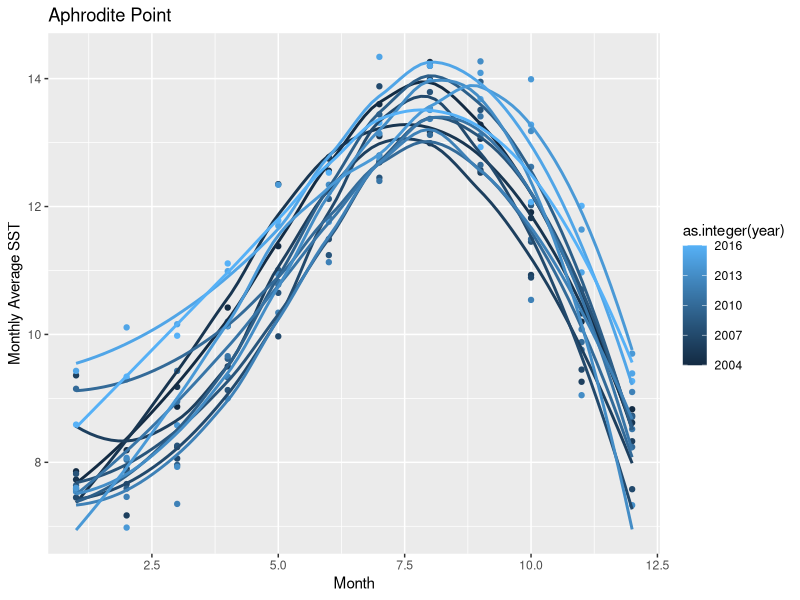
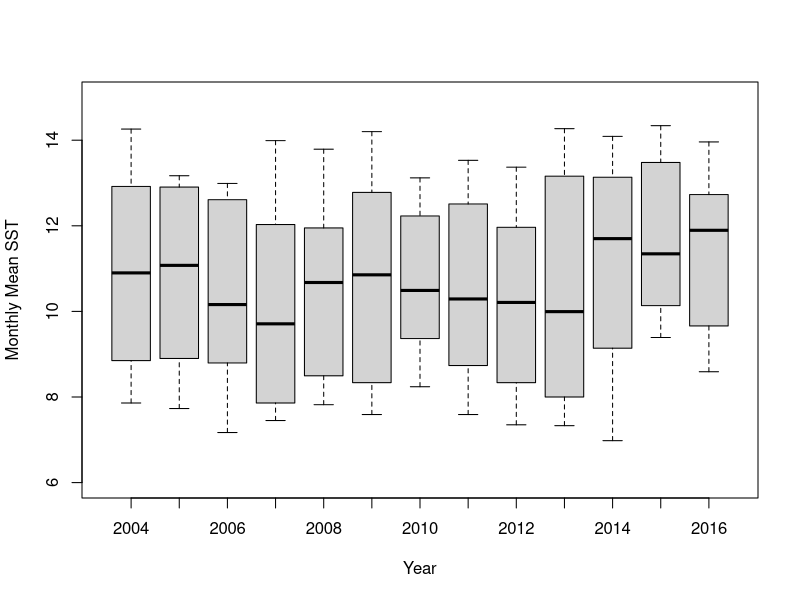
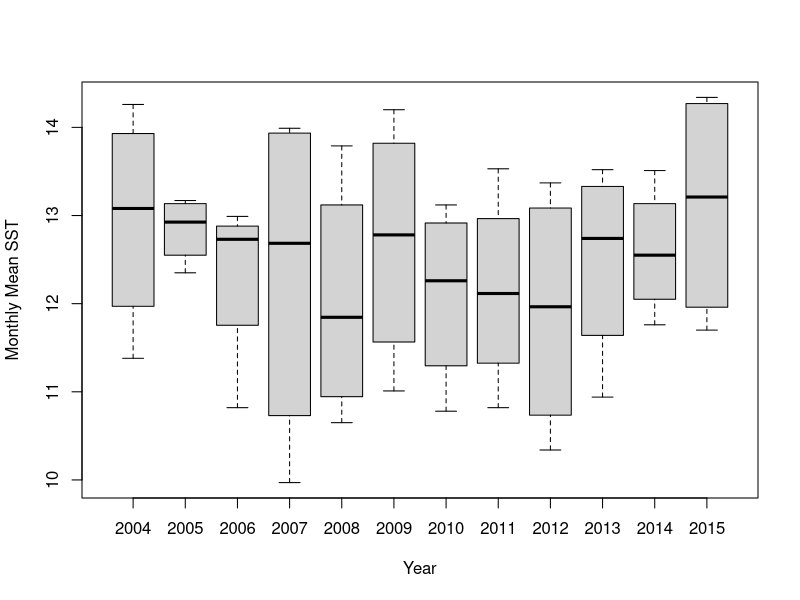
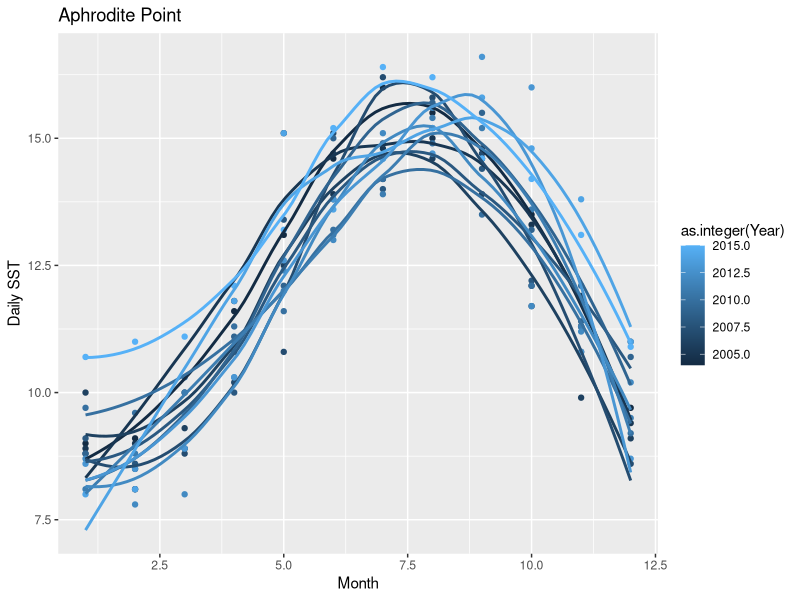
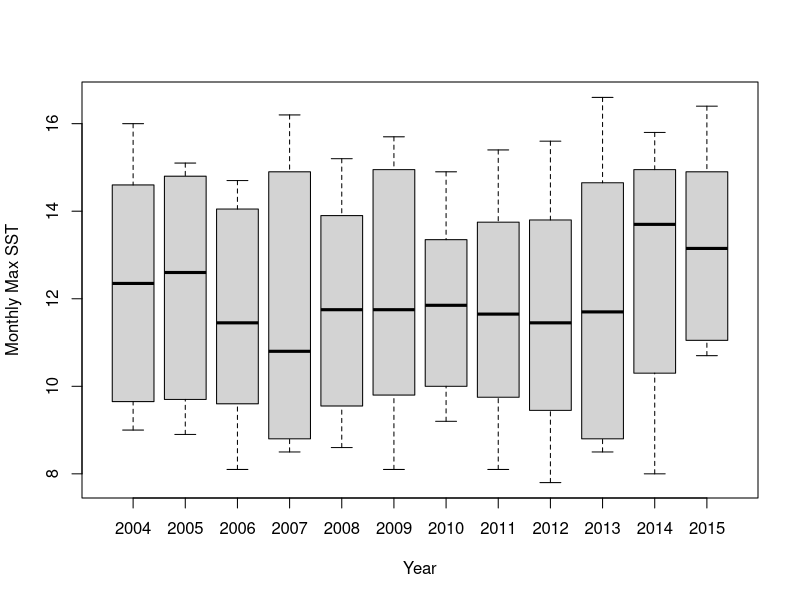
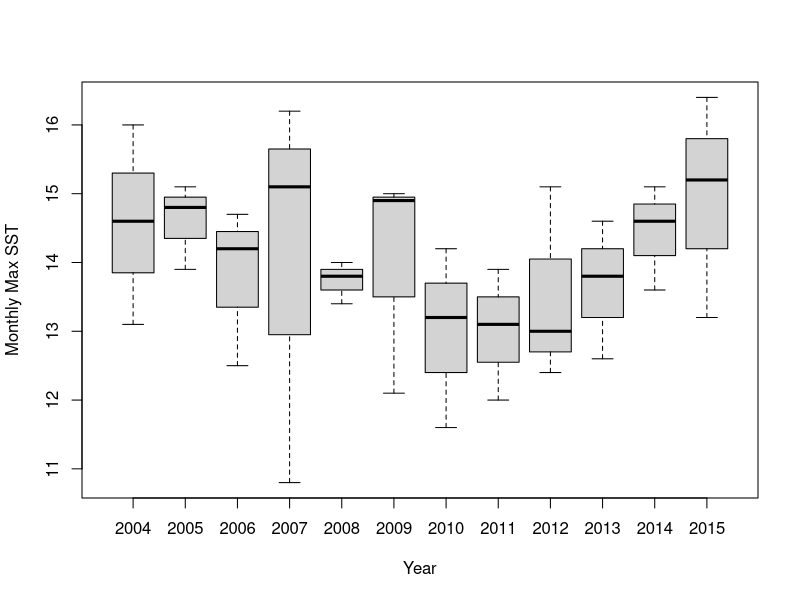
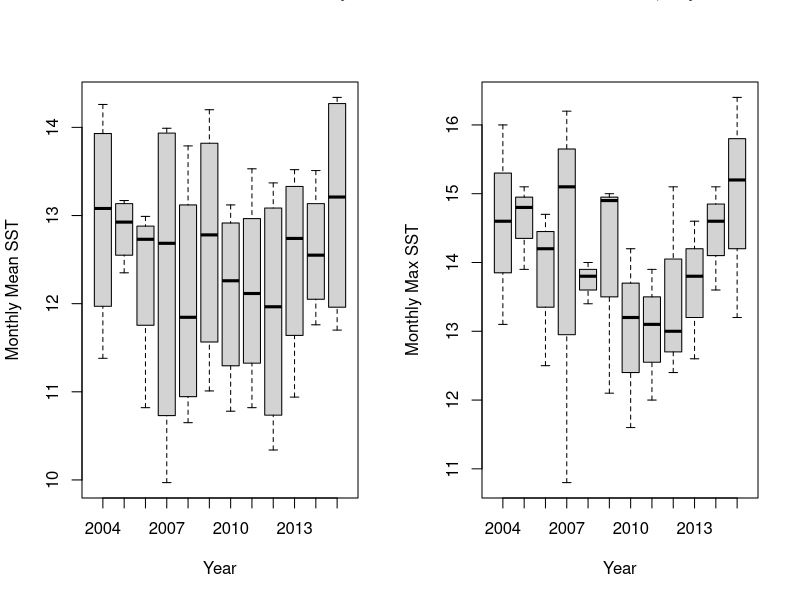
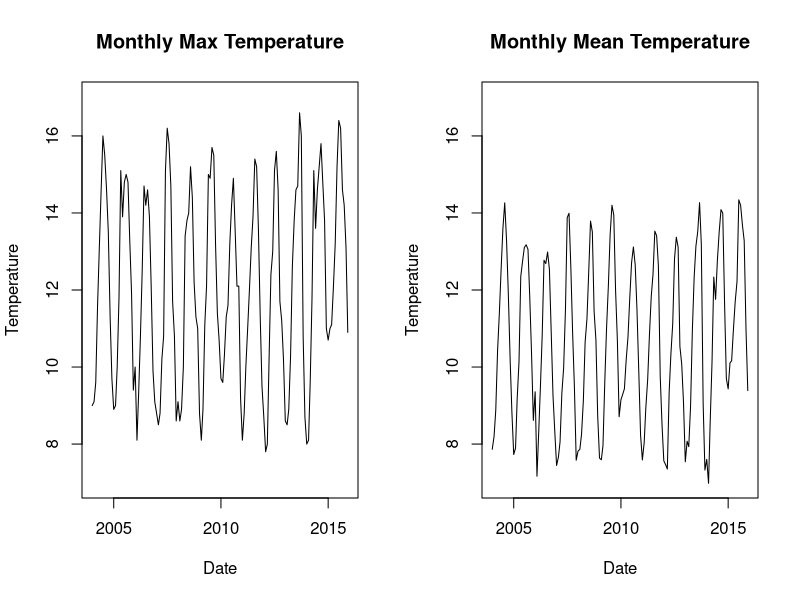

The R source for these figures, in order: (Note: this script raises an error after producing the figures.)
## ---- chunk 1
knitr::opts_knit$set(root.dir = "/Users/saraschaal/Documents/Northeastern/LotterhosLab/Research/Field Work/2015/TPC_Experiment/Analysis")
## ---- chunk 2
# Load Libraries
  library(ggplot2)
  library(scales)
  library(dplyr)


# Read in data and Manipulate Data
  aphmonthSST <- read.csv(  "./data/2004_2011MonthSSTAphroditePoint.csv")
  aphmonthSST.long <- reshape(aphmonthSST, varying = list(2:13), idvar = "year", direction = "long")
  colnames(aphmonthSST.long) <- c("year", "month", "SST")

# Plot Monthly Averages
  aphmonthSSTplot <- ggplot(data=aphmonthSST.long, 
                           aes(x=month, y=SST, 
                              group=as.factor(year), 
                              color = as.integer(year)))  +
                   geom_point() + 
                   geom_smooth(method = "loess", se = FALSE) 
  aphmonthSSTplot + labs(y = "Monthly Average SST", x = "Month") + ggtitle("Aphrodite Point") 

# box plot of Monthly Average SST at Aphrodite Point
  boxplot(SST~year, data = aphmonthSST.long, ylim = c(6,15), 
          ylab = "Monthly Mean SST", xlab = "Year")
  
## Extract recruitment months and years that we have data for
  recruitmonths <- aphmonthSST.long[aphmonthSST.long$month == 5 | 
                                    aphmonthSST.long$month == 6 | 
                                    aphmonthSST.long$month == 7 | 
                                    aphmonthSST.long$month == 8, ]
  recruitmonths <- subset(recruitmonths, subset = recruitmonths$year > 2003 & recruitmonths$year < 2016)
# boxplot recruitment months
  boxplot(SST~year, data = recruitmonths, 
          ylab = "Monthly Mean SST", xlab = "Year")
  
  
## ---- chunk 3
# Input data
  aphdailySST <- read.csv("./data/AmphitriteDailySalTemp.csv")

# Manipulate Data
  aphdaily2004 <- subset(aphdailySST, subset = aphdailySST$Year > 2003 & aphdailySST$Year < 2016)
  aphdaily2004 <- aphdaily2004[aphdaily2004$Temperature < 99.9,]
  aphdaily2004$MonthDay <- paste(aphdaily2004$Month, aphdaily2004$Day)
  aphdaily2004$YMD <- paste(aphdaily2004$Year, aphdaily2004$Month, aphdaily2004$Day)
  aphdaily2004$Date <- as.Date(aphdaily2004$YMD, "%Y %m %d")

# Set standard error function
  SE <- function(x){
    sd(x)/sqrt(length(x))
  }
  
# Get monthly max temperature
  month.max <- aggregate(Temperature ~ Year + Month, data = aphdaily2004, FUN = max)
  month.max$YearMonth <- paste(month.max$Year, month.max$Month, "01", sep = "-")
  month.max$Date <- as.Date(month.max$YearMonth, "%Y-%m-%d")
  month.max <- month.max[order(month.max$Date),]

# Get monthly mean with CIs  
  month.mean <- aggregate(Temperature ~ Year + Month, data = aphdaily2004, FUN = mean)
  month.mean$YearMonth <- paste(month.mean$Year, month.mean$Month, "01", sep = "-")
  month.mean$Date <- as.Date(month.mean$YearMonth, "%Y-%m-%d")
  month.mean <- month.mean[order(month.mean$Date),]
  
  month.mean$SE <- aggregate(Temperature ~ Year + Month, data = aphdaily2004, FUN = SE)
  month.mean$upr <- month.mean$SE + month.mean$Temperature
  month.mean$low <- month.mean$Temperature - month.mean$SE
  
# Plot Monthly Max
  aphdailySSTplot <- ggplot(data=month.max, 
                         aes(x=Month, y=Temperature, 
                            group=as.factor(Year), 
                            color = as.integer(Year)))  +
                 geom_point() + 
                 geom_smooth(method = "loess", se = FALSE) 
                 
aphdailySSTplot + labs(y = "Daily SST", x = "Month") + ggtitle("Aphrodite Point") 


dev.off()
# boxplot
boxplot(Temperature~Year, data = month.max, 
        ylab = "Monthly Max SST", xlab = "Year")


recruitmonths.daily <- month.max[month.max$Month == 5 |
                           month.max$Month == 6 | 
                           month.max$Month == 7 ,]
boxplot(Temperature~Year, data = recruitmonths.daily, 
        ylab = "Monthly Max SST", xlab = "Year")

## ---- chunk 4
par(mfrow = c(1,2))

boxplot(SST~year, data = recruitmonths, 
          ylab = "Monthly Mean SST", xlab = "Year")

boxplot(Temperature~Year, data = recruitmonths.daily, 
        ylab = "Monthly Max SST", xlab = "Year")
mtext("Aphrodite Point Mean and Max Monthly SST/n for Recruitment Months (May, June & July)", side = 3, outer = TRUE, cex = 1.3)

par(mfrow = c(1,2))
plot(Temperature~Date, data = month.max, ylim = c(7, 17), type = "l", main = "Monthly Max Temperature")
plot(Temperature~Date, data = month.mean, type = "l", ylim = c(7,17), main = "Monthly Mean Temperature")

## ---- chunk 5
## Import data
  tempSampSitesOrg <- read.csv("./data/TempData_site_Species.csv")

## Subsetting 
  # for columns of interest
  tempSampSitesOrg <- subset(tempSampSitesOrg, select = c(ActualDate, Site, Temperature))
  # Subset for only those values over 0 (zeros added when temperatures weren't taken)
  tempSampSitesNoZeros <- tempSampSitesOrg[tempSampSitesOrg$Temperature > 0,]
  # Remove rows with any NAs
  tempSampSites <- na.omit(tempSampSitesNoZeros)
   
## Data manipulation 
  # Convert date column to date format and extract year for new column
  tempSampSites$Date <- as.Date(tempSampSites$ActualDate, "%m/%d/%Y")
  tempSampSites$Year <- substring(as.character(tempSampSites$Date),1,4)
  tempSampSites$Month <- as.numeric(substring(as.character(tempSampSites$Date),6,7))
  
  # Convert number months to names
  tempSampSites$MonthName <- NA
  for(i in 1:nrow(tempSampSites)){
    if(tempSampSites$Month[i] == 6){
      tempSampSites$MonthName[i] <- "June"
    } else if(tempSampSites$Month[i] == 7){
      tempSampSites$MonthName[i] <- "July"
    } else if(tempSampSites$Month[i] == 8){
      tempSampSites$MonthName[i] <- "August"
    } else if(tempSampSites$Month[i] == 5){
      tempSampSites$MonthName[i] <- "May"
    } else {
      tempSampSites$MonthName[i] <- NA
    }
  }
  
  # Convert data into the same scale some years Fahrenheit was taken others Celcius
  for(i in 1:nrow(tempSampSites)){
    if(tempSampSites$Temperature[i] > 40){
      tempSampSites$Temperature[i] <- (tempSampSites$Temperature[i]-32)*(5/9)
    } else {
      tempSampSites$Temperature[i] <- tempSampSites$Temperature[i]
    }
  } 
  
  # Subset the data for only sites I sampled
  tempSampSixSites <- tempSampSites[tempSampSites$Site == "Bluestone" |
                                         tempSampSites$Site == "Blowhole" |
                                         tempSampSites$Site == "Execution" |
                                         tempSampSites$Site == "Nudibranch" |
                                         tempSampSites$Site == "Prasiola" |
                                         tempSampSites$Site == "Whittlestone", ]
# Set standard error function
  SE <- function(x){
    sd(x)/sqrt(length(x))
  }
  
  meanTempKaties <- aggregate(Temperature~Month+Year, data = tempSampSixSites, FUN = mean)
  confidMeanTempKaties <- aggregate(Temperature~Month+Year, data = tempSampSixSites, FUN = SE)
  meanTempKaties$upp <- meanTempKaties$Temperature + 1.96*confidMeanTempKaties$Temperature
  meanTempKaties$lowr <- meanTempKaties$Temperature - 1.96*confidMeanTempKaties$Temperature
  maxTempKaties <- aggregate(Temperature~Date, data = tempSampSixSites, FUN = max)
 
## Plotting

  par(mfrow = c(2,2))
  par(oma = c(4, 4, 2, 1))
  par(mar = c(2, 2, 1, 1))
  tempSampSixSites$Year <- as.factor(tempSampSixSites$Year)
  boxplot(Temperature~Year, data = tempSampSixSites[tempSampSixSites$Month == 5,], 
          ylim = c(10, 21))
  text(1, 20, label = "May", cex = 1.5)
  boxplot(Temperature~Year, data = tempSampSixSites[tempSampSixSites$Month == 6,], 
          ylim = c(10, 21))
  text(1.1, 20, label = "June", cex = 1.5)
  boxplot(Temperature~Year, data = tempSampSixSites[tempSampSixSites$Month == 7,], 
          ylim = c(10, 21))
  text(1.1, 20, label = "July", cex = 1.5)
  boxplot(Temperature~Year, data = tempSampSixSites[tempSampSixSites$Month == 8,],
          ylim = c(10, 21))
  text(1.4, 20, label = "August", cex = 1.5)
  mtext("Year", side = 1, outer = TRUE, cex = 1.2, line = 2.2)
  mtext("Temperature", side = 2, outer = TRUE, cex = 1.2, line = 2.2)
  
  
  mtext("Data from 6 Sampling Sites", side = 3, outer = TRUE, cex = 1.4)
  
# Mean of recruitment months
  boxplot(Temperature~Year, data = tempSampSixSites, ylim = c(10,21))
  zeros.data <- data.frame(ActualDate = c(2004, 2005, 2011, 2012, 2013), Site = "Blowhole", 
             Temperature = NA, Date = c(2004-06-08, 2005-06-08, 2011-06-08, 2012-06-08, 2013-06-08),
             Year = c(2004, 2005, 2011, 2012, 2013), Month = 6, MonthName = "June", stringsAsFactors = FALSE)
  tempSampSixSites$ActualDate <- as.character(tempSampSixSites$ActualDate)
  tempSampSixSites$Date <- as.character(tempSampSixSites$Date)
  tempSampSixSites$Year <- as.numeric(as.character(tempSampSixSites$Year))
  tempSampSixSitesAll <- rbind(tempSampSixSites, zeros.data)
  tempSampSixSitesAll$Year <- as.factor(tempSampSixSitesAll$Year)
  
  boxplot(Temperature~Year, data = tempSampSixSitesAll)
  temp.model <- lm(Temperature~Year, data = tempSampSixSitesAll)
  summary(aov(temp.model))
  Anova(temp.model, type = 2)
  plot(temp.model)
  shapiro.test(temp.model$residuals) #0.3
## ---- chunk 6

#########################################
#### Two Panel AphPoint & Samp Sites ####
#########################################
par(mfrow = c(1,2))
boxplot(SST~year, data = recruitmonths, 
          ylab = expression(paste('Mean SST (',degree,'C)',sep='')), xlab = "Year", col = "cornflowerblue",
        ylim = c(10,20))
boxplot(Temperature~Year, data = tempSampSixSitesAll, col = "aquamarine",
        ylab = "", ylim = c(10, 20))

dev.off()
#####################
#### Single Plot ####
#####################
sites.df <- tempSampSixSitesAll[,c(3,5,6)]
aph.df <- recruitmonths[,c(1:3)]
sites.df$location <- "SampSites"
aph.df$location <- "Aphrodite Point"
colnames(sites.df) <- c("SST", "year", "month", "location")
df.locs <- rbind(sites.df, aph.df)
df.locs <- na.omit(df.locs, cols = year)
par(mfrow = c(1,1))
boxplot(SST~location+year, data = df.locs, at = c(1:2, 4:5, 7:8, 10:11, 13:14, 16:17, 19:20, 22:23, 25:26, 28:29, 31:32, 34:35), col = c("cornflowerblue", "aquamarine" ), names = c("      2004", "", "     2005", "", "      2006", "", "      2007", "", "      2008", "", "      2009", "", "      2010", "", "       2011", "", "      2012", "", "      2013", "", "      2014", "", "      2015", ""), ylab = expression(paste('Sea Surface Temperature (',degree,'C)',sep='')), xlab = "Year", las = 2)
legend("topleft", legend = c("Aphrodite Point", "Six Sampling Locations"), fill = c("cornflowerblue", "aquamarine"), cex = 0.8)


## ---- chunk 7
library(car)
modfieldTemp <- lm(SST~location, data = df.locs)
summary(aov(modfieldTemp))
summary(modfieldTemp)
Anova(modfieldTemp, type = 2)
shapiro.test(modfieldTemp$residuals) # normal

## overall quantiles, min & max of sampling locations
quantile(df.locs[df.locs$location == "SampSites", 1])
min(df.locs[df.locs$location == "SampSites",1])
max(df.locs[df.locs$location == "SampSites",1])

## quantiles in 2010
quantile(df.locs[df.locs$location == "SampSites" & df.locs$year == 2010, 1])
min(df.locs[df.locs$location == "SampSites" & df.locs$year == 2010, 1])
max(df.locs[df.locs$location == "SampSites" & df.locs$year == 2010, 1])

# overall min and max of sampling sites without year 2010
min(df.locs[df.locs$location == "SampSites" & df.locs$year != 2010, 1])
max(df.locs[df.locs$location == "SampSites" & df.locs$year != 2010, 1])

